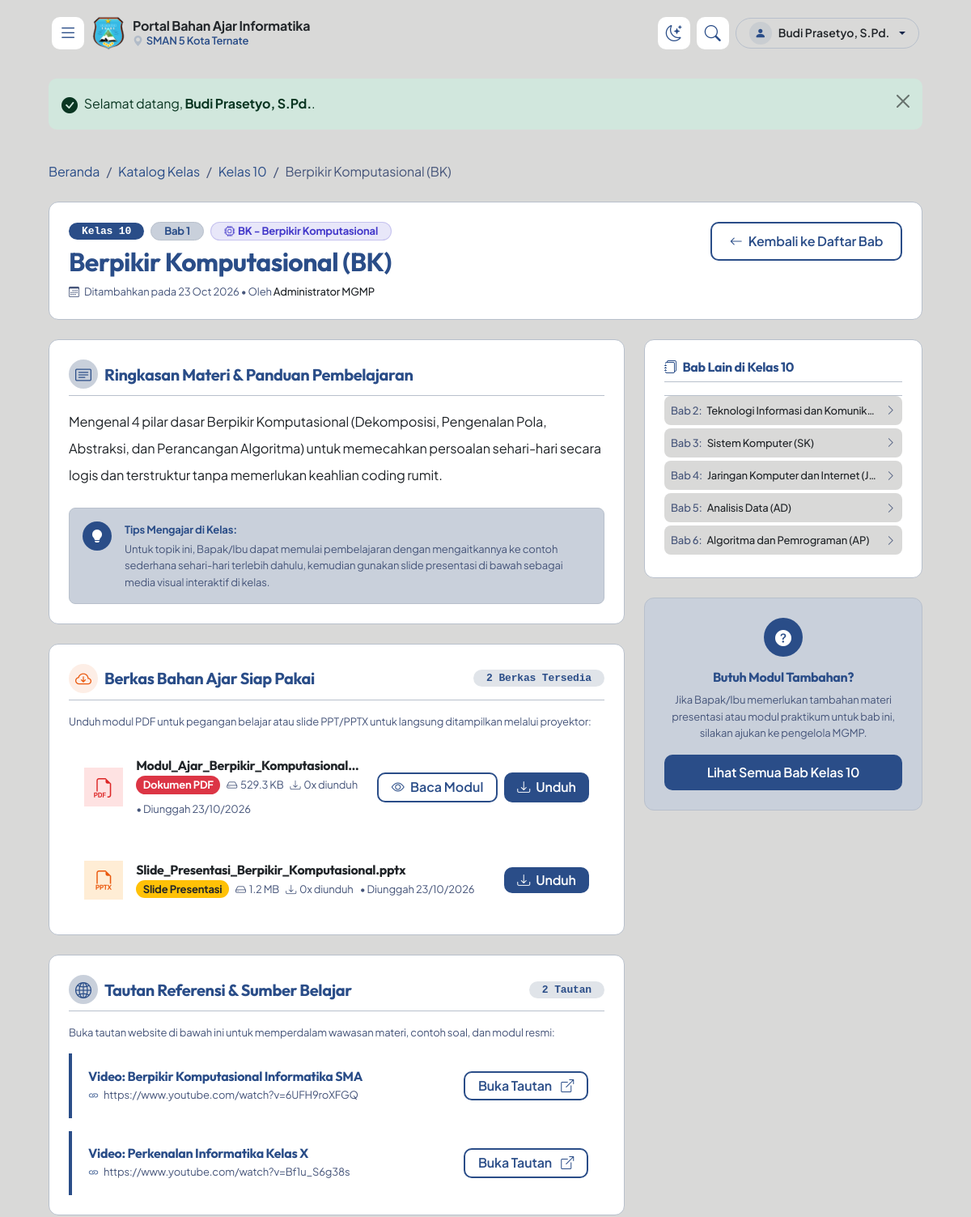
The page /guru/topik.php?id=1 (signed in, upper part) on the database as committed earlier.
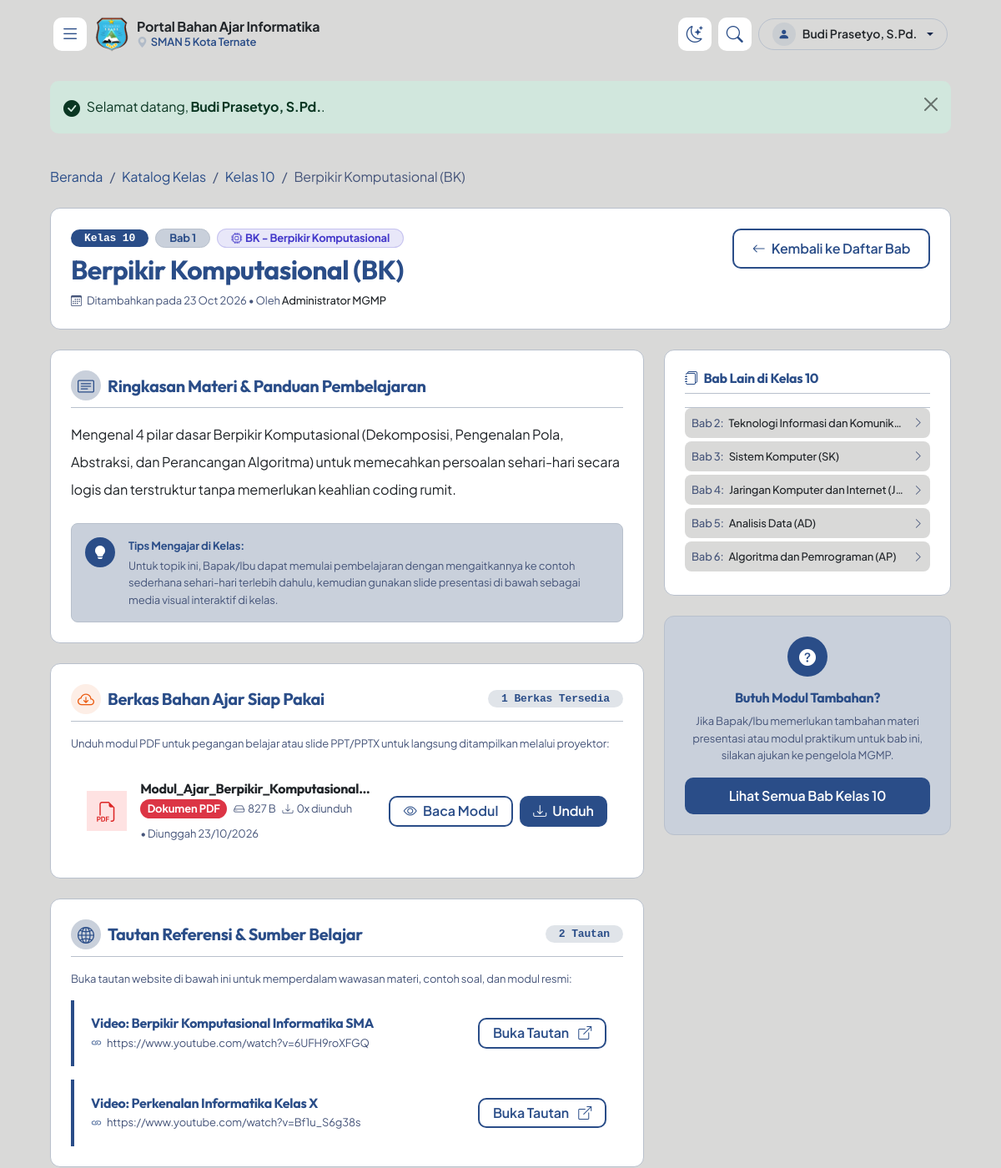
The same page on the database as committed later.
### tables this page shows
CREATE TABLE `file_materi` (
  `id` INT AUTO_INCREMENT PRIMARY KEY,
  `topik_id` INT NOT NULL,
  `nama_file` VARCHAR(255) NOT NULL,
  `path_file` VARCHAR(255) NOT NULL,
  `tipe_file` VARCHAR(10) NOT NULL,
  `ukuran_file` INT NOT NULL,
  `download_count` INT NOT NULL DEFAULT 0,
  `uploaded_by` INT DEFAULT NULL,
  `uploaded_at` DATETIME DEFAULT CURRENT_TIMESTAMP,
  CONSTRAINT `fk_file_topik` FOREIGN KEY (`topik_id`) REFERENCES `topik` (`id`) ON DELETE CASCADE,
  CONSTRAINT `fk_file_user` FOREIGN KEY (`uploaded_by`) REFERENCES `users` (`id`) ON DELETE SET NULL
);

CREATE TABLE `referensi` (
  `id` INT AUTO_INCREMENT PRIMARY KEY,
  `topik_id` INT NOT NULL,
  `judul_link` VARCHAR(255) NOT NULL,
  `url` VARCHAR(500) NOT NULL,
  CONSTRAINT `fk_referensi_topik` FOREIGN KEY (`topik_id`) REFERENCES `topik` (`id`) ON DELETE CASCADE
);

CREATE TABLE `topik` (
  `id` INT AUTO_INCREMENT PRIMARY KEY,
  `kelas_id` INT NOT NULL,
  `judul_topik` VARCHAR(255) NOT NULL,
  `elemen` VARCHAR(20) NOT NULL DEFAULT 'BK',
  `deskripsi` TEXT DEFAULT NULL,
  `urutan` INT NOT NULL DEFAULT 1,
  `created_by` INT DEFAULT NULL,
  `created_at` DATETIME DEFAULT CURRENT_TIMESTAMP,
  CONSTRAINT `fk_topik_kelas` FOREIGN KEY (`kelas_id`) REFERENCES `kelas` (`id`) ON DELETE CASCADE,
  CONSTRAINT `fk_topik_user` FOREIGN KEY (`created_by`) REFERENCES `users` (`id`) ON DELETE SET NULL
);

### includes/functions.php (called while the page is built, shortened)
<?php
require_once __DIR__ . '/config.php';
function e($string) {
    return htmlspecialchars((string)$string, ENT_QUOTES, 'UTF-8');
}
function format_bytes($bytes, $precision = 1) {
    $units = ['B', 'KB', 'MB', 'GB'];
    $bytes = max($bytes, 0);
    $pow = floor(($bytes ? log($bytes) : 0) / log(1024));
    $pow = min($pow, count($units) - 1);
    $bytes /= pow(1024, $pow);
    return round($bytes, $precision) . ' ' . $units[$pow];
}
function get_file_badge($extension) {
    $ext = strtolower($extension);
    switch ($ext) {
        case 'pdf':
            return [
                'icon' => 'bi-filetype-pdf',
                'bg' => 'bg-danger text-white',
                'label' => 'Dokumen PDF',
                'badge_class' => 'badge-pdf'
            ];
        case 'ppt':
        case 'pptx':
            return [
                'icon' => 'bi-filetype-pptx',
                'bg' => 'bg-warning text-dark',
                'label' => 'Slide Presentasi',
                'badge_class' => 'badge-ppt'
            ];
    }
}

### includes/config.php (called while the page is built, shortened)
<?php
function base_url($path = '') {
    $p = ltrim(str_replace('\\', '/', $path), '/');
    return BASE_PATH . '/' . $p;
}

### guru/topik.php (the view, shortened to what the changed rows need)
<?php
require_once __DIR__ . '/../includes/config.php';
require_once __DIR__ . '/../includes/db.php';
require_once __DIR__ . '/../includes/functions.php';
$topik_id = isset($_GET['id']) ? (int)$_GET['id'] : 0;
$stmtTopik = $pdo->prepare("
    SELECT t.*, k.nama_kelas, k.tingkat, u.nama as nama_pembuat
    FROM topik t
    JOIN kelas k ON t.kelas_id = k.id
    LEFT JOIN users u ON t.created_by = u.id
    WHERE t.id = ?
    LIMIT 1
");
$stmtTopik->execute([$topik_id]);
$topik = $stmtTopik->fetch();
$stmtFile = $pdo->prepare("SELECT * FROM file_materi WHERE topik_id = ? ORDER BY id ASC");
$stmtFile->execute([$topik_id]);
$daftarFile = $stmtFile->fetchAll();
$stmtRef = $pdo->prepare("SELECT * FROM referensi WHERE topik_id = ? ORDER BY id ASC");
$stmtRef->execute([$topik_id]);
$daftarReferensi = $stmtRef->fetchAll();
$stmtBabLain = $pdo->prepare("
    SELECT id, judul_topik, urutan
    FROM topik
    WHERE kelas_id = ? AND id != ?
    ORDER BY urutan ASC, id ASC
");
$stmtBabLain->execute([$topik['kelas_id'], $topik_id]);
$daftarBabLain = $stmtBabLain->fetchAll();
require_once __DIR__ . '/../includes/header.php';
?>
<div class="container py-4">
    <div class="card card-modern p-4 mb-4 bg-white" style="border-radius: var(--radius-lg); border: 1px solid var(--border-subtle);">
        <div class="d-flex flex-column flex-md-row justify-content-between align-items-md-start gap-3">
            <div>
                <h2 class="fw-bold mb-2" style="color: var(--color-primary);"><?= e($topik['judul_topik']) ?></h2>
            </div>
        </div>
    </div>
    <div class="row g-4">
        <div class="col-lg-8">
            <div class="card card-modern p-4 mb-4 bg-white" style="border-radius: var(--radius-lg); border: 1px solid var(--border-subtle);">
                <div class="d-flex justify-content-between align-items-center mb-3 pb-2 border-bottom" style="border-color: var(--border-subtle) !important;">
                    <div class="d-flex align-items-center gap-2">
                        <div class="rounded-circle p-2 d-flex align-items-center justify-content-center" style="width: 36px; height: 36px; background: rgba(234, 88, 12, 0.1); color: #ea580c;">
                        </div>
                        <h5 class="fw-bold mb-0" style="color: var(--color-primary);">Berkas Bahan Ajar Siap Pakai</h5>
                    </div>
                    <span class="badge rounded-pill px-3 py-1 font-monospace" style="background-color: var(--color-accent-soft); color: var(--color-primary);">
                        <?= count($daftarFile) ?> Berkas Tersedia
                    </span>
                </div>
                <?php if (empty($daftarFile)): ?>
                    <div class="card card-modern text-center py-4" style="background: var(--color-ice); border: 1px dashed var(--border-subtle);">
                        <i class="bi bi-file-earmark-x text-muted display-6 d-block mb-2"></i>
                        <p class="text-muted mb-0 small">Belum ada berkas modul atau slide yang diunggah untuk bab ini.</p>
                    </div>
                <?php else: ?>
                    <div class="d-flex flex-column gap-3">
                        <?php foreach ($daftarFile as $file):
                            $ext = strtolower($file['tipe_file']);
                            $is_pdf = ($ext === 'pdf');
                            $badge = get_file_badge($ext);
                            $file_url = base_url('guru/preview.php?id=' . $file['id']);
                            $unduh_url = base_url('guru/unduh.php?id=' . $file['id']);
                        ?>
                        <div class="file-card-item">
                            <div class="d-flex align-items-center gap-3 overflow-hidden">
                                <div class="file-icon-box <?= $is_pdf ? 'file-icon-pdf' : 'file-icon-ppt' ?>">
                                    <i class="bi <?= $badge['icon'] ?>"></i>
                                </div>
                                <div class="overflow-hidden">
                                    <h6 class="fw-bold text-dark mb-1 text-truncate" title="<?= e($file['nama_file']) ?>">
                                        <?= e($file['nama_file']) ?>
                                    </h6>
                                    <div class="d-flex flex-wrap gap-2 align-items-center small text-muted">
                                        <span class="badge rounded-pill <?= $badge['bg'] ?>"><?= $badge['label'] ?></span>
                                        <span><i class="bi bi-hdd me-1"></i><?= format_bytes($file['ukuran_file']) ?></span>
                                        <span><i class="bi bi-download me-1"></i><?= (int)($file['download_count'] ?? 0) ?>x diunduh</span>
                                        <span>• Diunggah <?= date('d/m/Y', strtotime($file['uploaded_at'])) ?></span>
                                    </div>
                                </div>
                            </div>
                            <div class="d-flex gap-2 ms-3 flex-shrink-0">
                                <?php if ($is_pdf): ?>
                                    <button type="button" class="btn-pill btn-pill-outline btn-sm py-1 px-3 btn-preview-pdf" data-url="<?= $file_url ?>" data-title="<?= e($file['nama_file']) ?>" data-download="<?= $unduh_url ?>" title="Baca langsung di browser">
                                        <i class="bi bi-eye"></i> <span class="d-none d-sm-inline">Baca Modul</span>
                                    </button>
                                <?php endif; ?>
                                <a href="<?= $unduh_url ?>" class="btn-pill btn-pill-primary btn-sm py-1 px-3" title="Unduh berkas ke komputer">
                                    <i class="bi bi-download"></i> Unduh
                                </a>
                            </div>
                        </div>
                        <?php endforeach; ?>
                    </div>
                <?php endif; ?>
            </div>
            <div class="card card-modern p-4 mb-4 bg-white" style="border-radius: var(--radius-lg); border: 1px solid var(--border-subtle);">
                <?php if (empty($daftarReferensi)): ?>
                    <div class="card card-modern text-center py-4" style="background: var(--color-ice); border: 1px dashed var(--border-subtle);">
                        <i class="bi bi-link-45deg text-muted display-6 d-block mb-2"></i>
                        <p class="text-muted mb-0 small">Belum ada link referensi yang ditautkan untuk topik ini.</p>
                    </div>
                <?php else: ?>
                    <div class="d-flex flex-column gap-3">
                        <?php foreach ($daftarReferensi as $ref): ?>
                        <div class="reference-card-item">
                            <div class="overflow-hidden">
                                <h6 class="fw-bold text-dark mb-1">
                                    <a href="<?= e($ref['url']) ?>" target="_blank" rel="noopener noreferrer" class="text-decoration-none" style="color: var(--color-primary);">
                                        <?= e($ref['judul_link']) ?>
                                    </a>
                                </h6>
                                <div class="text-muted small text-truncate" style="max-width: 450px;">
                                    <i class="bi bi-link me-1" style="color: var(--color-primary);"></i> <?= e($ref['url']) ?>
                                </div>
                            </div>
                            <a href="<?= e($ref['url']) ?>" target="_blank" rel="noopener noreferrer" class="btn-pill btn-pill-outline btn-sm py-1 px-3 flex-shrink-0">
                                Buka Tautan <i class="bi bi-box-arrow-up-right ms-1"></i>
                            </a>
                        </div>
                        <?php endforeach; ?>
                    </div>
                <?php endif; ?>
            </div>
        </div>
        <div class="col-lg-4">
            <div class="card card-modern p-4 mb-4 bg-white" style="border-radius: var(--radius-lg); border: 1px solid var(--border-subtle);">
                <?php if (empty($daftarBabLain)): ?>
                    <p class="text-muted small mb-0">Hanya terdapat 1 bab ini di <?= e($topik['nama_kelas']) ?>.</p>
                <?php else: ?>
                    <div class="list-group list-group-flush">
                        <?php foreach ($daftarBabLain as $bl): ?>
                            <a href="<?= base_url('guru/topik.php?id=' . $bl['id']) ?>" class="list-group-item list-group-item-action px-2 py-2 border-0 rounded-3 mb-1 d-flex justify-content-between align-items-center">
                                <span class="small fw-medium text-dark text-truncate pe-2">
                                    <span class="text-muted me-1">Bab <?= $bl['urutan'] ?>:</span> <?= e($bl['judul_topik']) ?>
                                </span>
                                <i class="bi bi-chevron-right text-muted small"></i>
                            </a>
                        <?php endforeach; ?>
                    </div>
                <?php endif; ?>
            </div>
        </div>
    </div>
</div>
<?php require_once __DIR__ . '/../includes/footer.php'; ?>

Rows that differ between the two databases and show on the page:
removed file_materi: nama_file "Slide_Presentasi_Berpikir_Komputasional.pptx", tipe_file "Slide Presentasi", ukuran_file "1.2 MB", download_count "0", uploaded_at "23/10/2026"
changed file_materi "Dokumen PDF": ukuran_file "529.3 KB" → "827 B"
Other text that changed with them:
count($daftarFile): "2" → "1"
